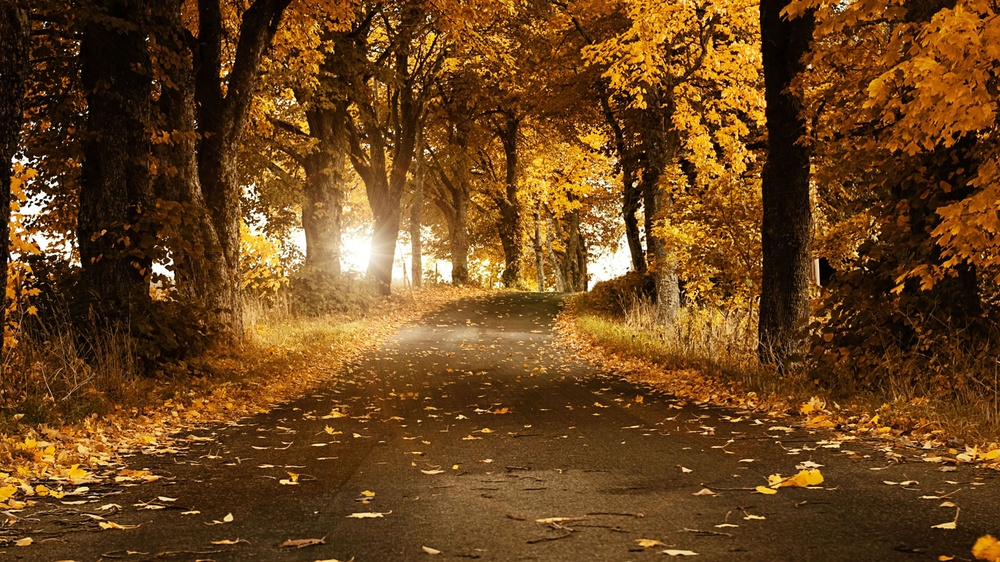
#> input picture data/Fall-Nature-Background-Pictures.jpg, 1000 x 562 px, shrunk from 1920 x 1080 before the run; its folder holds 5 pictures in this run
$ jupyter execute ejercicios.ipynb   (shell and % lines are left out)
#> lines starting #> are read from the running program, lines starting #| are printed output that depends on the picture
# Bootcamp

Bienvenidos.

Antes de realizar los ejercicios consultar sobre lo siguiente:

El primer conjunto de ejercicios cubre los temas de manipulación básica de imágenes, resolución espacial y resolución del nivel de intensidad.

El segundo conjunto de ejercicios cubre los temas de mejora de imágenes en el dominio espacial, transformaciones de leyes de potencia, ecualización de histogramas, suavizado, filtros medianos, nitidez de imágenes, laplaciano de una imagen, gradientes de imagen y operadores de Sobel.

El tercero es un ejercicio para aplicar conicimientos de tecnologías web.

Debe probar sus funciones con varias imágenes de entrada, además de las proporcionadas aquí. Incluya las imágenes de entrada y salida que utilizó para la experimentación.

En la siguiente celda se importan las bibliotecas necesarias, se definen ciertas variables globales como la ruta a las imágenes, una lista con las imágenes a utilizar y una función global llamada *get_image*, que devuelve la imagen como un array numpy (para acortar los códigos de los apartados siguientes).

[cell 1]
'''This is a definition script, so we do not have to rewrite code'''
import os
import numpy as np
import cv2
import matplotlib.pyplot as mplt

# set matplotlib to print inline (Jupyter)

# path prefix
pth = './data'

# Lista de imágenes a ser usadas
filenames = sorted(os.listdir(pth))
# Diccionario *files*
files = dict([(filename,  os.path.join(pth, filename)) for filename in filenames])

# Función de ayuda para obtener imagenes
def get_image(img_path):
#> called with img_path = 'Fall-Nature-Background-Pictures.jpg'
    return cv2.imread(files[img_path], cv2.IMREAD_GRAYSCALE)
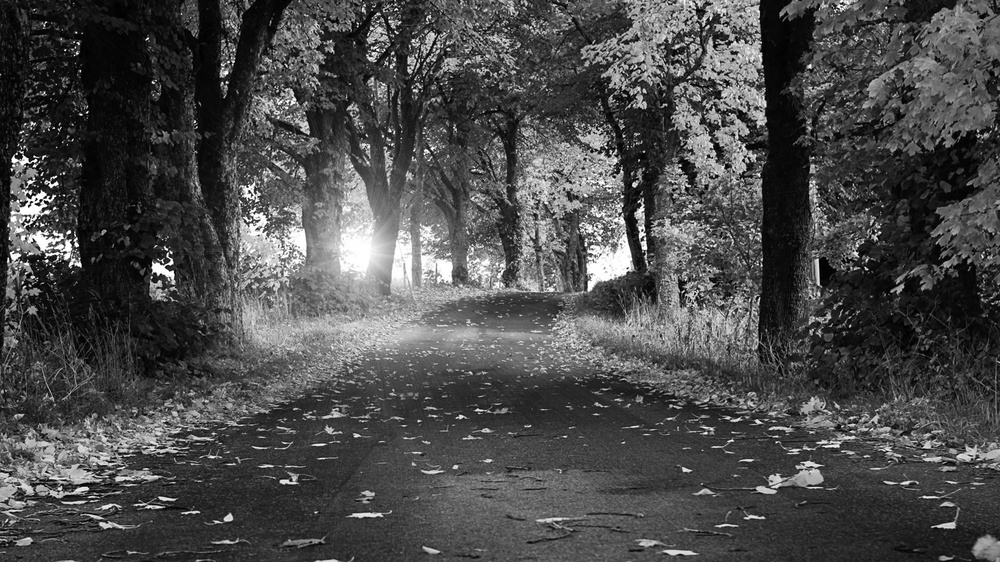
#> returned value: shape (562, 1000); min 0, max 255, mean 74.7

# Las llaves de las imagenes son las siguientes
print(f"Las imagenes que pueden usar son las siguientes: {filenames}")

# Para usar una imagen se puede usar la función de ayuda
img = get_image("Fall-Nature-Background-Pictures.jpg")
mplt.figure()
mplt.imshow(img, cmap='gray')
mplt.title(filenames[0])
